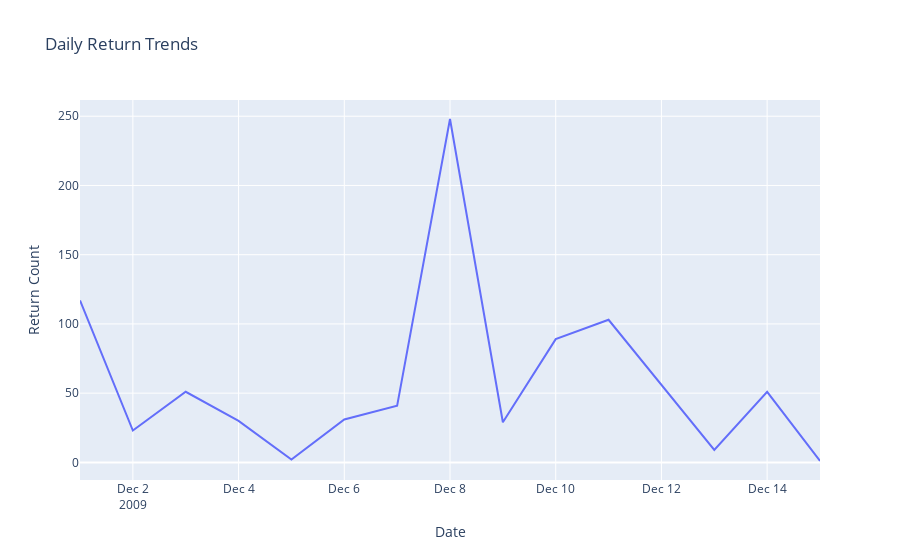

The notebook cell this image was saved under:
### Markdown cell above
### Returns by day

### Code cell
# Add a daily date column for time-based analysis
returns['InvoiceDate'] = pd.to_datetime(returns['InvoiceDate'], errors='coerce')
returns['ReturnDate'] = returns['InvoiceDate'].dt.date  # Extract only the date part

# Group by the daily date to get daily return counts
daily_returns = returns.groupby('ReturnDate').size()

# Plot daily return trends
import plotly.express as px
fig = px.line(
    daily_returns, 
    x=daily_returns.index.astype(str), 
    y=daily_returns.values, 
    labels={'x': 'Date', 'y': 'Return Count'},
    title="Daily Return Trends"
)
fig.show()

### Figure 1 — Plotly figure (JSON) as saved in the notebook; plotly's stock layout.template omitted (floating-point values rounded to 4 significant figures)
{"data": [{"hovertemplate": "Date=%{x}<br>Return Count=%{y}<extra></extra>", "legendgroup": "", "line": {"color": "#636efa", "dash": "solid"}, "marker": {"symbol": "circle"}, "mode": "lines", "name": "", "orientation": "v", "showlegend": false, "type": "scatter", "x": ["2009-12-01", "2009-12-02", "2009-12-03", "2009-12-04", "2009-12-05", "2009-12-06", "2009-12-07", "2009-12-08", "2009-12-09", "2009-12-10", "2009-12-11", "2009-12-13", "2009-12-14", "2009-12-15"], "xaxis": "x", "y": [117, 23, 51, 30, 2, 31, 41, 248, 29, 89, 103, 9, 51, 1], "yaxis": "y"}], "layout": {"legend": {"tracegroupgap": 0}, "title": {"text": "Daily Return Trends"}, "xaxis": {"anchor": "y", "domain": [0, 1], "title": {"text": "Date"}}, "yaxis": {"anchor": "x", "domain": [0, 1], "title": {"text": "Return Count"}}}}
